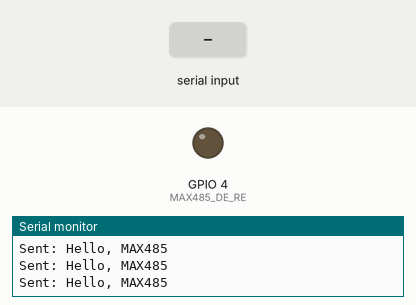
This sketch was run on a simulated ESP32. Parts: output pins drawn as LEDs (lit = HIGH), the last lines printed to the serial monitor. The inputs (shaded band) are chosen by the test bench.

Above: at 8.1 s.
8.2 s: "1" received over the second serial link
At 10.1 s:
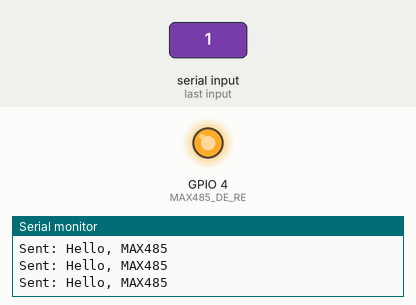
Timing chart, 0 to 19.9 s (numbered marks = the images above; inputs shaded):
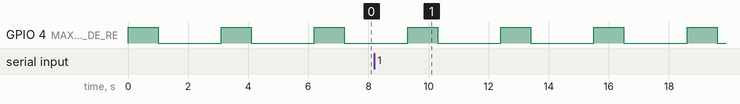

The sketch:

RS-485_1.0.0.ino
```cpp
#define MAX485_DE_RE 4  // Pin to control DE and RE (TX and RX mode)
#define TX_PIN 17       // ESP32 TX pin
#define RX_PIN 16       // ESP32 RX pin

void setup() {
  Serial.begin(115200);    // Serial Monitor for debugging
  Serial2.begin(9600, SERIAL_8N1, RX_PIN, TX_PIN);  // Use Serial2 for communication with MAX485

  pinMode(MAX485_DE_RE, OUTPUT);
  digitalWrite(MAX485_DE_RE, LOW);  // Set to receive mode

  Serial.println("MAX485 Loopback Test Initialized");
}

void loop() {
  // Transmit Mode
  digitalWrite(MAX485_DE_RE, HIGH);  // Enable transmit
  Serial2.write("Hello, MAX485");
  Serial.println("Sent: Hello, MAX485");
  delay(1000);

  // Receive Mode
  digitalWrite(MAX485_DE_RE, LOW);  // Enable receive
  delay(100);  // Allow time for response

  while (Serial2.available()) {
    char receivedChar = Serial2.read();
    Serial.print("Received: ");
    Serial.println(receivedChar);
  }

  delay(2000);
}
```

Measured:
- by itself, GPIO 4 (MAX485_DE_RE): alternates HIGH for 1.0 s and LOW for 2.1 s
